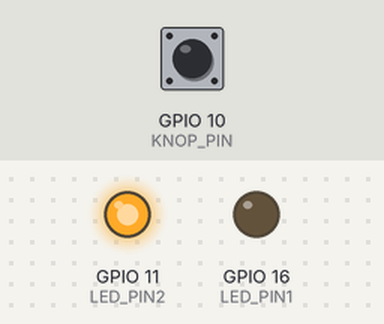
Recording of a program running on a simulated Raspberry Pi (BCM pin numbers). Parts: output pins drawn as LEDs (lit = HIGH). The test bench sets the inputs (shaded band); at power-on: GPIO 10 (KNOP_PIN) LOW. The clock reads 2024-03-15 10:24:30 at power-on unless the program sets it.

Above: at 1.2 s.
1.3 s: GPIO 10 (KNOP_PIN) pulled HIGH for 3.2 s
At 2.2 s:
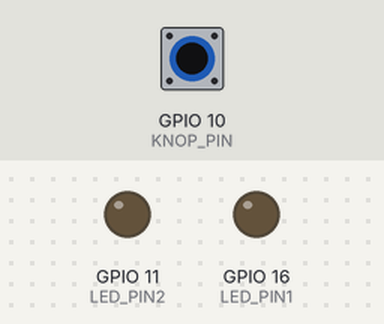
At 5.8 s:
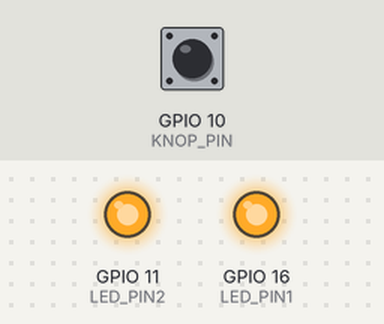
Timing chart, 0 to 7.3 s (numbered marks = the images above; inputs shaded):
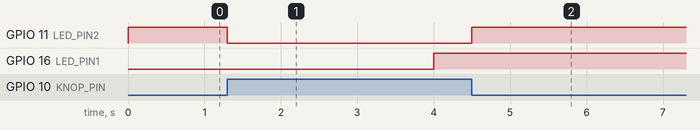

The program:

opdracht4.py
```python
import RPi.GPIO as GPIO
import time

# definieer pinnen
LED_PIN1 = 16
LED_PIN2 = 11
KNOP_PIN = 10

GPIO.setmode(GPIO.BCM)
# zet pinnen als output
GPIO.setup(LED_PIN1, GPIO.OUT)
GPIO.setup(LED_PIN2, GPIO.OUT)
GPIO.setup(KNOP_PIN, GPIO.IN, GPIO.PUD_DOWN)

while True:
    # kijk of de knop word ingedrukt
    buttonState = GPIO.input(KNOP_PIN)

    # als op knop gedrukt word
    if buttonState == GPIO.HIGH:
        # verstreken tijd in milliseconden
        milliseconds = int(round(time.time() * 1000))

        # aan bij totaal knipper tijd
        if milliseconds % 2000 == 0:
            GPIO.output(LED_PIN1, GPIO.HIGH)
        # uit na zoveel miliseconden voorbij totale knippertijd
        elif milliseconds % 2000 == 1300:
            GPIO.output(LED_PIN1, GPIO.LOW)

        # tweede led uit
        GPIO.output(LED_PIN2, GPIO.LOW)
    else:
        # als niet op knop gedrukt word, tweede led aan
        GPIO.output(LED_PIN2, GPIO.HIGH)
```

Measured:
- after the input at 1.3 s, GPIO 11 (LED_PIN2): HIGH → LOW at once, → HIGH 3.2 s later; GPIO 16 (LED_PIN1): LOW → HIGH after 2.7 s
